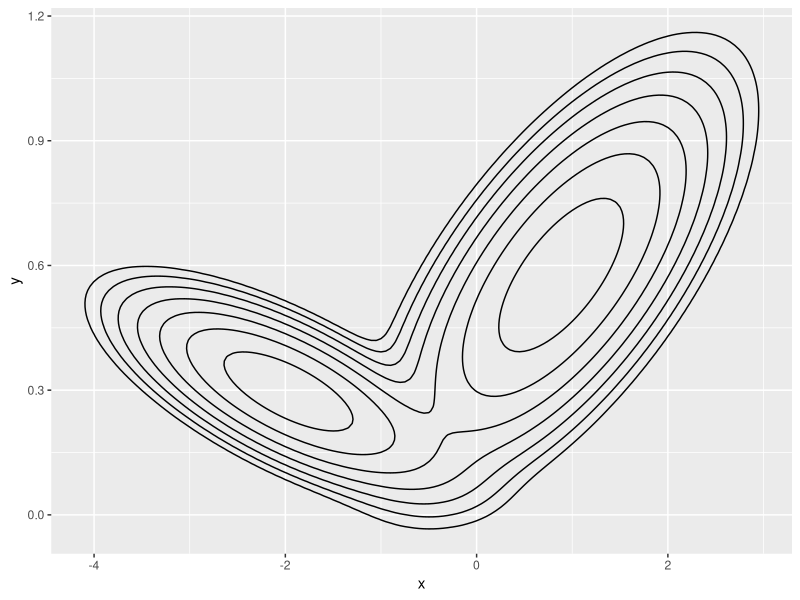

Recreate this plot in R.
## ---- chunk 1
knitr::opts_chunk$set(echo = TRUE)
## ---- chunk 2
library(ggplot2)
p_mixture <- function(x){
  f1 = x[1]+10*x[2]-1
  f2 = x[1]-0.1*x[2]+2
  f3 = x[1]-5*x[2] + 2
  f4 = x[1]+0.2*x[2] - 1
  return(exp(-f1**2-f2**2) + exp(-f3**2-f4**2))
}

x_all = seq(-5,5, by =0.05)
y_all = seq(-2,2, by =0.01)
data = expand.grid(x_all, y_all)
colnames(data) = c("x", "y")
z_all = apply(data, MARGIN = 1, p_mixture)
data$z = z_all
ggplot(data, aes(x=x, y=y, z = z)) + geom_contour(breaks = 10^(seq(-2,0, by =0.3)), colour = "black")
## ---- chunk 3
my_propensity <- function(Xs) {   # Xs: current state; you can also supply parameters
  
  #output: a vector of propensity for all reactions
}

my_stoichiometry <- function(r_ind) {   # r_ind: the choice of the reaction
  
  # output: the stoichiometry vector for the reaction r_ind
}
## ---- chunk 4
RK4_generic <- function(derivs, X0, n, t.total, dt, ...){ # Runge-Kutta 4th order, n variables, passing parameters via ellipsis
  # derivs: the function of the derivatives 
  # X0: initial condition, a vector of two elements
  # n: total number of variables 
  # t.total: total simulation time, assuming t starts from 0 at the beginning
  # dt: time step size 
  t_all = seq(0, t.total, by=dt)
  n_all = length(t_all)
  X_all = matrix(0, nrow = n_all, ncol = n)
  X_all[1,] = X0
  for (i in 1:(n_all-1)) {
    t_0= t_all[i]
    t_0.5 = t_0 + 0.5*dt
    t_1 = t_0 + dt
    k1 = dt * derivs(t_0,X_all[i,], ...)
    k2 = dt * derivs(t_0.5,X_all[i,] + k1/2, ...)
    k3 = dt * derivs(t_0.5,X_all[i,] + k2/2, ...)
    k4 = dt * derivs(t_1,X_all[i,] + k3, ...)
    X_all[i+1,] = X_all[i,] + (k1+2*k2+2*k3+k4)/6
  }
  return(cbind(t_all, X_all))   # the output is a matrix of t & X(t) for all time steps
}
## ---- chunk 5
my_propensity <- function(Xs) {   # Xs: current state; you can also supply parameters
  
  #output: a vector of propensity for all reactions
}

my_stoichiometry <- function(r_ind) {   # r_ind: the choice of the reaction
  
  # output: the stoichiometry vector for the reaction r_ind
}
